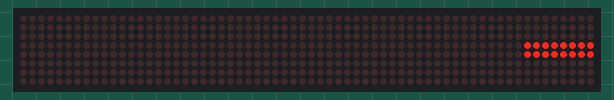
This sketch was run on a simulated Arduino Uno, built with avr-gcc and run on an emulated ATmega328P. On the bench: 64×8 LED matrix.

Above: at 0.06 s.
At 0.46 s:
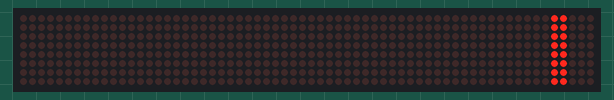

The sketch:

matrix-max7912_uhlopricky.ino
```cpp
#include <LedControl.h>
// Pin 12 DATA IN - Pin 10 CLK - Pin 11 CS
LedControl lc=LedControl(12,10,11,0);

void setup()
{
  lc.shutdown(0,false);// turn off power saving, enables display
  lc.setIntensity(0,1);// sets brightness (0~15 possible values)
  lc.clearDisplay(0);// clear screen
}

void loop() {
  lc.setRow(0, 0, B00000000);
  lc.setRow(0, 1, B00000000);
  lc.setRow(0, 2, B00000000);
  lc.setRow(0, 3, B11111111);
  lc.setRow(0, 4, B11111111);
  lc.setRow(0, 5, B00000000);
  lc.setRow(0, 6, B00000000);
  lc.setRow(0, 7, B00000000);
  delay(50);
  lc.setRow(0, 0, B00000000);
  lc.setRow(0, 1, B00000000);
  lc.setRow(0, 2, B00000000);
  lc.setRow(0, 3, B11111111);
  lc.setRow(0, 4, B11111111);
  lc.setRow(0, 5, B00000000);
  lc.setRow(0, 6, B00000000);
  lc.setRow(0, 7, B00000000);
  delay(50);
  lc.setRow(0, 0, B00000000);
  lc.setRow(0, 1, B00000000);
  lc.setRow(0, 2, B11000011);
  lc.setRow(0, 3, B00111100);
  lc.setRow(0, 4, B00111100);
  lc.setRow(0, 5, B11000011);
  lc.setRow(0, 6, B00000000);
  lc.setRow(0, 7, B00000000);
  delay(50);
  lc.setRow(0, 0, B00000000);
  lc.setRow(0, 1, B10000001);
  lc.setRow(0, 2, B01100110);
  lc.setRow(0, 3, B00011000);
  lc.setRow(0, 4, B00011000);
  lc.setRow(0, 5, B01100110);
  lc.setRow(0, 6, B10000001);
  lc.setRow(0, 7, B00000000);
  delay(50);
  lc.setRow(0, 0, B10000001);
  lc.setRow(0, 1, B01000010);
  lc.setRow(0, 2, B00100100);
  lc.setRow(0, 3, B00011000);
  lc.setRow(0, 4, B00011000);
  lc.setRow(0, 5, B00100100);
  lc.setRow(0, 6, B01000010);
  lc.setRow(0, 7, B10000001);
  delay(50);
  lc.setRow(0, 0, B01000010);
  lc.setRow(0, 1, B00100100);
  lc.setRow(0, 2, B00100100);
  lc.setRow(0, 3, B00011000);
  lc.setRow(0, 4, B00011000);
  lc.setRow(0, 5, B00100100);
  lc.setRow(0, 6, B00100100);
  lc.setRow(0, 7, B01000010);
  delay(50);
  lc.setRow(0, 0, B00100100);
  lc.setRow(0, 1, B00100100);
  lc.setRow(0, 2, B00011000);
  lc.setRow(0, 3, B00011000);
  lc.setRow(0, 4, B00011000);
  lc.setRow(0, 5, B00011000);
  lc.setRow(0, 6, B00100100);
  lc.setRow(0, 7, B00100100);
  delay(50);
  lc.setRow(0, 0, B00011000);
  lc.setRow(0, 1, B00011000);
  lc.setRow(0, 2, B00011000);
  lc.setRow(0, 3, B00011000);
  lc.setRow(0, 4, B00011000);
  lc.setRow(0, 5, B00011000);
  lc.setRow(0, 6, B00011000);
  lc.setRow(0, 7, B00011000);
  delay(50);
  lc.setRow(0, 0, B00011000);
  lc.setRow(0, 1, B00011000);
  lc.setRow(0, 2, B00011000);
  lc.setRow(0, 3, B00011000);
  lc.setRow(0, 4, B00011000);
  lc.setRow(0, 5, B00011000);
  lc.setRow(0, 6, B00011000);
  lc.setRow(0, 7, B00011000);
  delay(50);
  lc.setRow(0, 0, B00100100);
  lc.setRow(0, 1, B00100100);
  lc.setRow(0, 2, B00011000);
  lc.setRow(0, 3, B00011000);
  lc.setRow(0, 4, B00011000);
  lc.setRow(0, 5, B00011000);
  lc.setRow(0, 6, B00100100);
  lc.setRow(0, 7, B00100100);
  delay(50);
  lc.setRow(0, 0, B01000010);
  lc.setRow(0, 1, B00100100);
  lc.setRow(0, 2, B00100100);
  lc.setRow(0, 3, B00011000);
  lc.setRow(0, 4, B00011000);
  lc.setRow(0, 5, B00100100);
  lc.setRow(0, 6, B00100100);
  lc.setRow(0, 7, B01000010);
  delay(50);
  lc.setRow(0, 0, B10000001);
  lc.setRow(0, 1, B01000010);
  lc.setRow(0, 2, B00100100);
  lc.setRow(0, 3, B00011000);
  lc.setRow(0, 4, B00011000);
  lc.setRow(0, 5, B00100100);
  lc.setRow(0, 6, B01000010);
  lc.setRow(0, 7, B10000001);
  delay(50);
  lc.setRow(0, 0, B00000000);
  lc.setRow(0, 1, B10000001);
  lc.setRow(0, 2, B01100110);
  lc.setRow(0, 3, B00011000);
  lc.setRow(0, 4, B00011000);
  lc.setRow(0, 5, B01100110);
  lc.setRow(0, 6, B10000001);
  lc.setRow(0, 7, B00000000);
  delay(50);
  lc.setRow(0, 0, B00000000);
  lc.setRow(0, 1, B00000000);
  lc.setRow(0, 2, B11000011);
  lc.setRow(0, 3, B00111100);
  lc.setRow(0, 4, B00111100);
  lc.setRow(0, 5, B11000011);
  lc.setRow(0, 6, B00000000);
  lc.setRow(0, 7, B00000000);
  delay(50);
}
```
